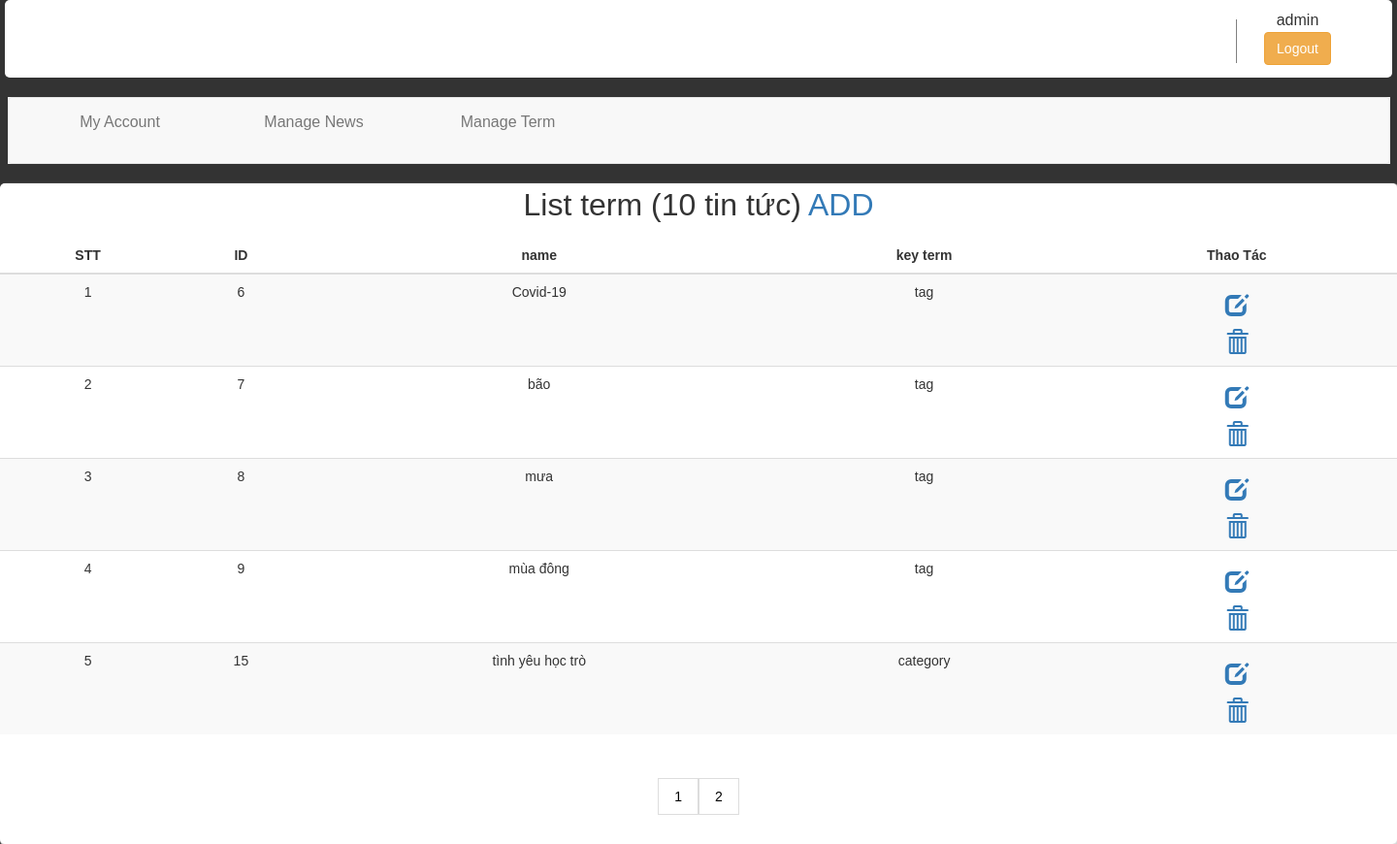
/index.php?action=manage-term&page=2 (signed in), run on the app's committed database.
### tables this page shows
CREATE TABLE `term` (
  `id_term` int(50) NOT NULL,
  `name` varchar(50) NOT NULL,
  `key_term` varchar(50) NOT NULL
);

### index.php (called while the page is built, shortened)
<?php
require_once './mvc/controller/HomeController.php';
$Controller = new Controller();
$Controller->Controller();
?>

### mvc/models/DB.php (called while the page is built, shortened)
<?php
class DB{
    public $conn;
	public function connect()
	{
		$this->conn=new mysqli(host,user,pass,db) or die("Lỗi");
		mysqli_set_charset($this->conn,'utf8');
	}
	public function execute($sql){
		$this->result = $this->conn->query($sql);
		return $this->result;
	}
    public function Select($sql)
	{
		$result=$this->conn->query($sql);
		if (!empty($result->num_rows)==0) {
			$data=0;
		}else{
			while ($row=$result->fetch_assoc()) {
				$data[]=$row;
			}
		}
		return $data;
	}
}
?>

### mvc/models/models.php (called while the page is built, shortened)
<?php
    require_once './mvc/models/DB.php';
    class model extends DB {
        protected $con;
        public function __construct() {
            $this->con = new DB();
        }
            public function getAlltermpage($limit,$page){
                $sql = "select *, (select count(id_term) from term ) as total from term LIMIT ".(($page - 1) * $limit).", ".'5'."";
                $this->result=$this->con->execute($sql);
                if ($this->result->num_rows==0) {
                      $data=0;
                   }else{
                     while ($row=$this->result->fetch_assoc()) {
                        $data[]=$row;
                                 }
                             }
                  return $data;
            }
            public function getAllterm(){
                $sql = "SELECT * FROM `term`";
                $result=$this->con->Select($sql);
                return $result;
            }
     }
?>

### mvc/views/term/manage-term.php (the view, shortened to what this page needs)
<?php include ('./mvc/views/includes/hearder.php') ?>
	        <div class="nd">
	        	<p>List term (<?php echo count($data_term);  ?> tin tức)<a href="index.php?action=add-term"> ADD </a></p>
	        	<table class="table table-striped">
	        		<thead>
	        		<tr>
	        			<th>STT</th>
	        			<th>ID</th>
	        			<th>name</th>
	        			<th>key term</th>
	        			<th>Thao Tác</th>
	        		</tr>
	        		</thead>
	        		<tbody>
	        			<?php
	        				$i=1;
	        				foreach ($result as $value) {
	        			  ?>
	        			 	<tr>
	        			 		<td><?php echo $i++; ?></td>
	        			 		<td><?php echo $value['id_term']; ?></td>
	        			 		<td><?php echo $value['name']; ?></td>
	        			 		<td><?php echo $value['key_term']; ?></td>
	        			 		<td>
	        			 		 <form class="quanly">
									<li><a href="index.php?action=edit-term&id_term=<?php echo $value['id_term'];?> "><i class="glyphicon glyphicon-edit"></i></a></li>
									<li><a href="index.php?action=delete-term&id_term=<?php echo $value['id_term'];?>" onclick="return confirm('Do want to delete this term?');"><i class="glyphicon glyphicon-trash"></i></a></li>
								</form>
						       </td>
	        			 	</tr>
	        			  <?php
	        			  	}
	        			   ?>
	        		</tbody>
	        	</table>
				  <?php
                  if($result != NULL)
                  {
                    ?>
                <div class="container1">
                  <div class="pagination" id="comment">
                    <?php
                    for ($i=1; $i <= $page ; $i++) {
                      echo '<a href="index.php?action=manage-term&page='.$i.'#comment">'.$i.'</a>';
                    }
                     ?>
                </div>
              </div>
                    <?php
                  }
                 ?>
                </div>
              </div>
</body>
</html>

### public/css/themsua.css (style rules this page uses)
body { background-image: url(img/images.jpg); background-size: cover; }

### public/css/quanly.css (style rules this page uses)
* { margin: 0; padding: 0; }
body { font-size: 16px; background: #333; font-family: 'Poppins', sans-serif; }
a { text-decoration: none; list-style: none; }
li { text-decoration: none; list-style: none; }
.nd { font-size: 14px; margin-top: 22px; margin: 0 auto; background: white; box-shadow: 1px 1px 1px 1px #ddd; display: block; z-index: 2; max-width: 100%; border-radius: 5px; }
.quanly li { text-align: center; list-style: none; }
.quanly li a { text-decoration: none; }
p { margin-top:15px; text-align: center; font-size: 32px; }
tbody { text-align: center; }
.glyphicon { padding-top: 10px; font-size: 24px; }
th { text-align: center; width: auto; }
.container1 { width: 500px; margin: auto; text-align: center; }
.pagination { margin: 25px auto; }
.pagination a { display: block; color: black; float: left; padding: 8px 16px; text-decoration: none; border: 1px solid #ddd; transition: background-color .3s; }

### data on the page
term: id_term "6", name "Covid-19", key_term "tag"
term: id_term "7", name "bão", key_term "tag"
term: id_term "8", name "mưa", key_term "tag"
term: id_term "9", name "mùa đông", key_term "tag"
term: id_term "15", name "tình yêu học trò", key_term "category"

### other printed values
$_SESSION['name'] "admin"
count($data_term) "10"
